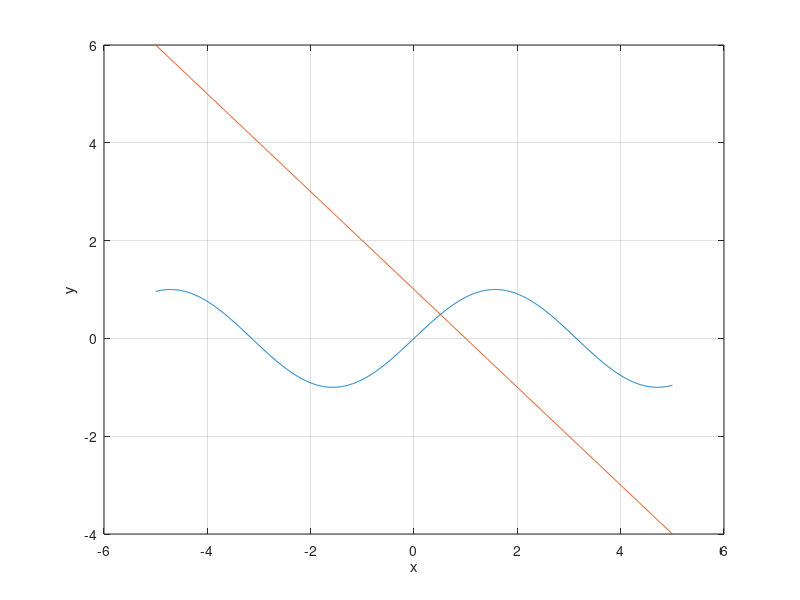

MATLAB code for this plot:
%% Uppgift 13
% Lös
%
% $$ \sin(x) = 1 - x $$
x = linspace(-5, 5, 1000);
f = @(x) sin(x) - 1 + x;
f1 = @(x) sin(x);
f2 = @(x) 1 - x;

figure;
plot(x, f1(x));
hold on;
plot(x, f2(x));
xlabel('x');
ylabel('y');
grid on;
hold off;
%%
% Grafen tyder på att det finns en rot runt $x = 0.5$. Vi använder gissningar 
% $x_1 = 0$ och $x_2 = 1$.
f_prime = @(x) cos(x) + 1;
x_1 = 0;
x_2 = 1;
tol = 1e-10;
while abs(f(x_1)) > tol
    x_1 = x_1 - (f(x_1) ./ f_prime(x_1));
end

while abs(f(x_2)) > tol
    x_2 = x_2 - (f(x_2) ./ f_prime(x_2));
end

fprintf('x = %.10f\n', x_1);
fprintf('x = %.10f\n', x_2);
%%
% Därmed får vi svaret att roten ligger vid
%
% $$ x \approx 0.5109734294 $$
